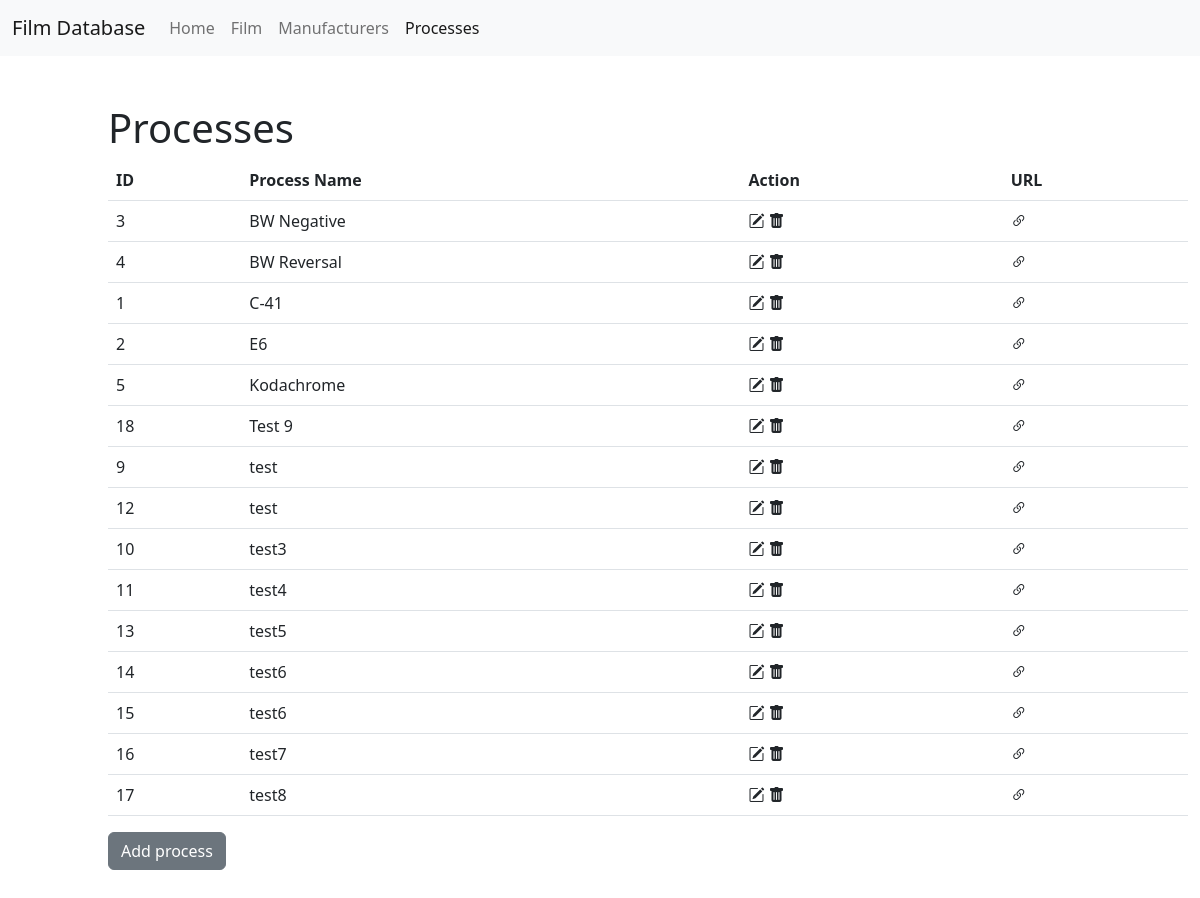
/processes, run on an earlier commit of the app's database.
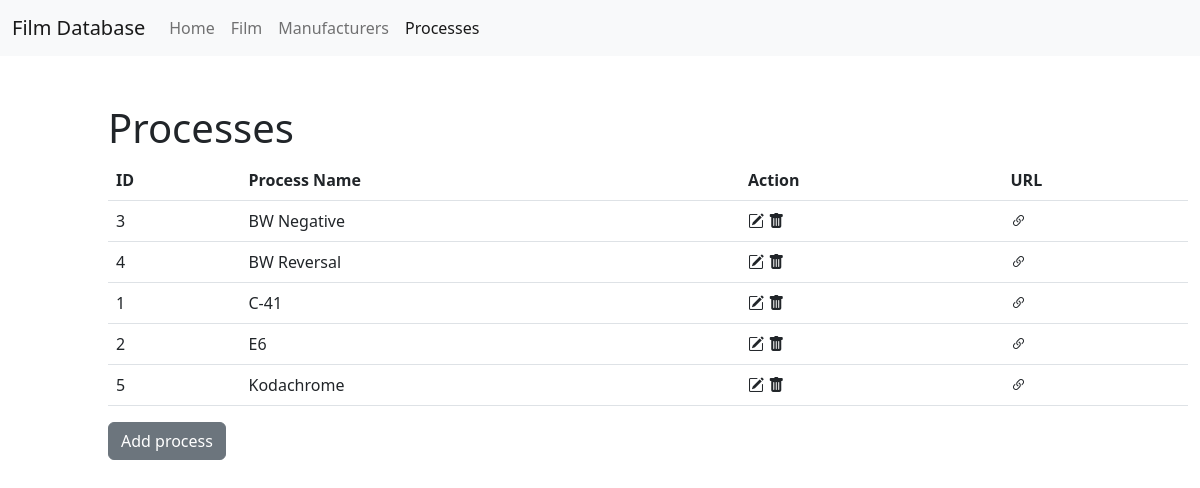
And on a later commit of the database.
### tables this page shows
CREATE TABLE process (
	process_id	INTEGER	PRIMARY KEY	AUTOINCREMENT,
	process_name	TEXT	NOT NULL,
	process_wiki_url	TEXT
);

### app.py (the view, shortened to what this page needs)
@app.route('/processes', methods = ['GET','POST'])
def processes():
    if request.method == 'GET':
        process_id = request.args.get('process_id')
        process_info = query_process_info()
        return render_template('process/process.html', process_info=process_info, title='Processes')

### app.py (called while the page is built)
def query_process_info():
    db_file = 'filmDB.db'
    connection = sqlite3.connect(db_file)
    cursor = connection.cursor()
    cursor.execute("""
    SELECT process_id, process_name, process_wiki_url FROM process
    ORDER BY process_name;
    """)
    manufacturer_info = cursor.fetchall()
    connection.commit()
    connection.close()
    return manufacturer_info

### templates/process/process.html (shortened to what this page needs)
{% extends "base.html" %}
{% block body %}
<section class="m-5" id="manufacturer_table">
  <div class="container m-5 justify-content-center">
    <h1>Processes</h1>
    <table class="table">
      <thead>
        <tr>
          <th scope="col">ID</th>
          <th scope="col">Process Name</th>
          <th scope="col">Action</th>
          <th scope="col">URL</th>
        </tr>
      </thead>
      <tbody>
        {% for process in process_info %}
        <tr>
          <td>{{ process[0] }}</td>
          <td>{{ process[1] }}</td>
          <td><a href="#" role="button" class="link-dark"><i class="bi-pencil-square"></i></a>
            <a href="{{ url_for('delete_process', process_id=process[0]) }}" role="button" class="link-dark"><i class="bi-trash-fill"></i></a>
          </td>
          <td><a href="{{ process[2] }}" role="button" class="link-dark"><i class="bi-link-45deg"></i></td>
        </tr>
        {% endfor %}
      </tbody>
    </table>
    <a class="btn btn-secondary" href="{{ url_for('add_process') }}" role="button">Add process</a>
  </div>
</section>
{% endblock %}

### templates/base.html (shortened to what this page needs)
<!doctype html>
<html lang="en">
<head>
  <link href="https://cdn.jsdelivr.net/npm/bootstrap@5.2.3/dist/css/bootstrap.min.css" rel="stylesheet"
>
    <link rel="stylesheet" href="https://cdn.jsdelivr.net/npm/bootstrap-icons@1.5.0/font/bootstrap-icons.css">
</head>
<body>
  <nav class="navbar navbar-expand-lg bg-light">
    <div class="container-fluid">
      <a class="navbar-brand" href="#">Film Database</a>
      <div class="collapse navbar-collapse" id="navbarSupportedContent">
        <ul class="navbar-nav me-auto mb-2 mb-lg-0">
          {% if title == 'Home' %}
          <li class="nav-item">
            <a class="nav-link active" aria-current="page" href="{{ url_for('home_page') }}">Home</a>
          </li>
          {% else %}
          <li class="nav-item">
            <a class="nav-link" aria-current="page" href="{{ url_for('home_page') }}">Home</a>
          </li>
          {% endif %}
          {% if title == 'Film' %}
          <li class="nav-item">
            <a class="nav-link active" href="{{ url_for('film') }}">Film</a>
          </li>
          {% else %}
          <li class="nav-item">
            <a class="nav-link" href="{{ url_for('film') }}">Film</a>
          </li>
          {% endif %}
          {% if title == 'Manufacturers' %}
          <li class="nav-item">
            <a class="nav-link active" href="{{ url_for('manufacturers') }}">Manufacturers</a>
          </li>
          {% else %}
          <li class="nav-item">
            <a class="nav-link" href="{{ url_for('manufacturers') }}">Manufacturers</a>
          </li>
          {% endif %}
          {% if title == 'Processes' %}
          <li class="nav-item">
            <a class="nav-link active" href="{{ url_for('processes') }}">Processes</a>
          </li>
          {% else %}
          <li class="nav-item">
            <a class="nav-link" href="{{ url_for('processes') }}">Processes</a>
          </li>
          {% endif %}
        </ul>
      </div>
    </div>
  </nav>
  {% block body %}{% endblock %}
</body>
</html>

What changed in the data, as far as the page shows it:
removed process: process_id "18", process_name "Test 9"
removed process: process_id "9", process_name "test"
removed process: process_id "12", process_name "test"
removed process: process_id "10", process_name "test3"
removed process: process_id "11", process_name "test4"
removed process: process_id "13", process_name "test5"
removed process: process_id "14", process_name "test6"
removed process: process_id "15", process_name "test6"
removed process: process_id "16", process_name "test7"
removed process: process_id "17", process_name "test8"
